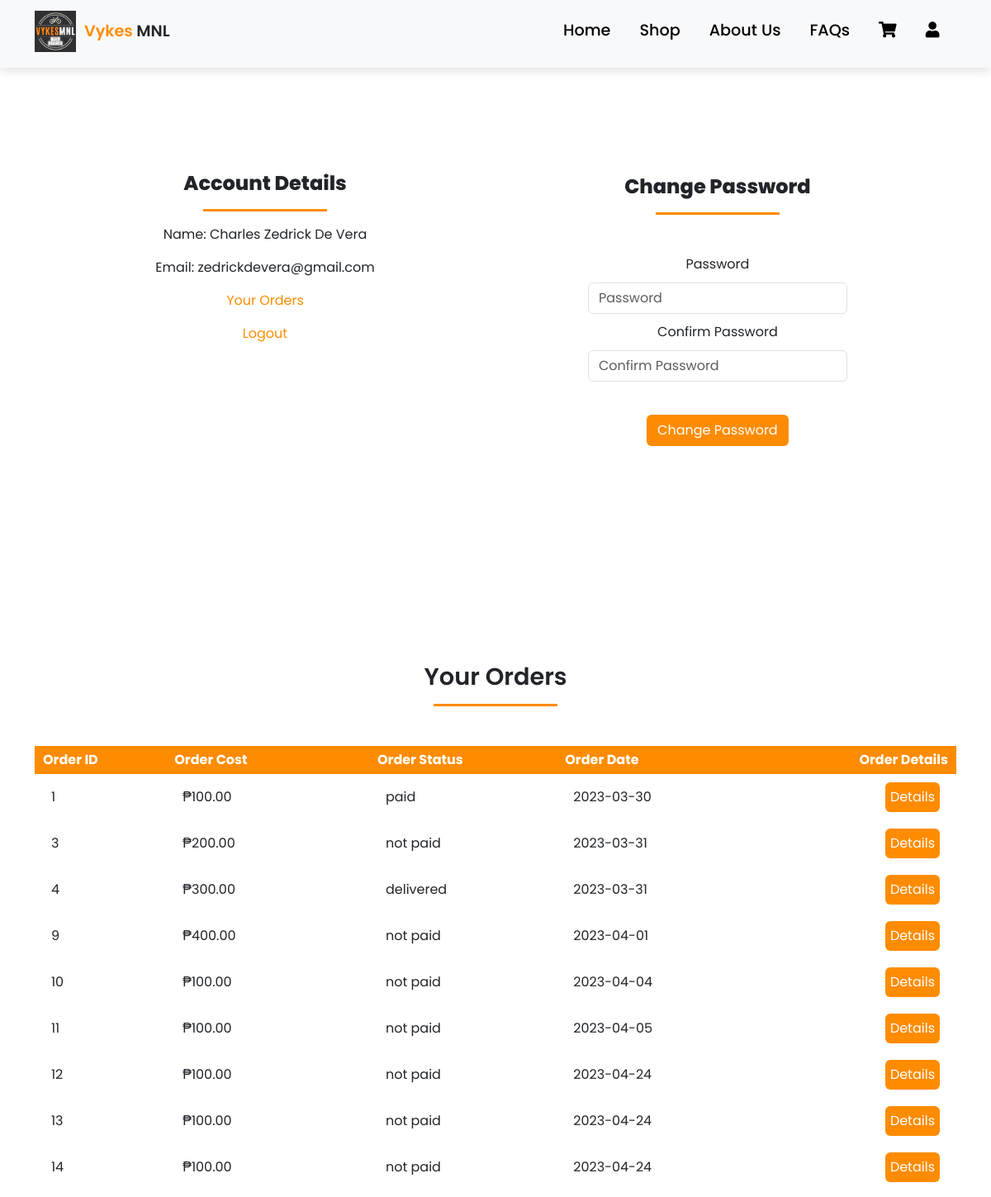
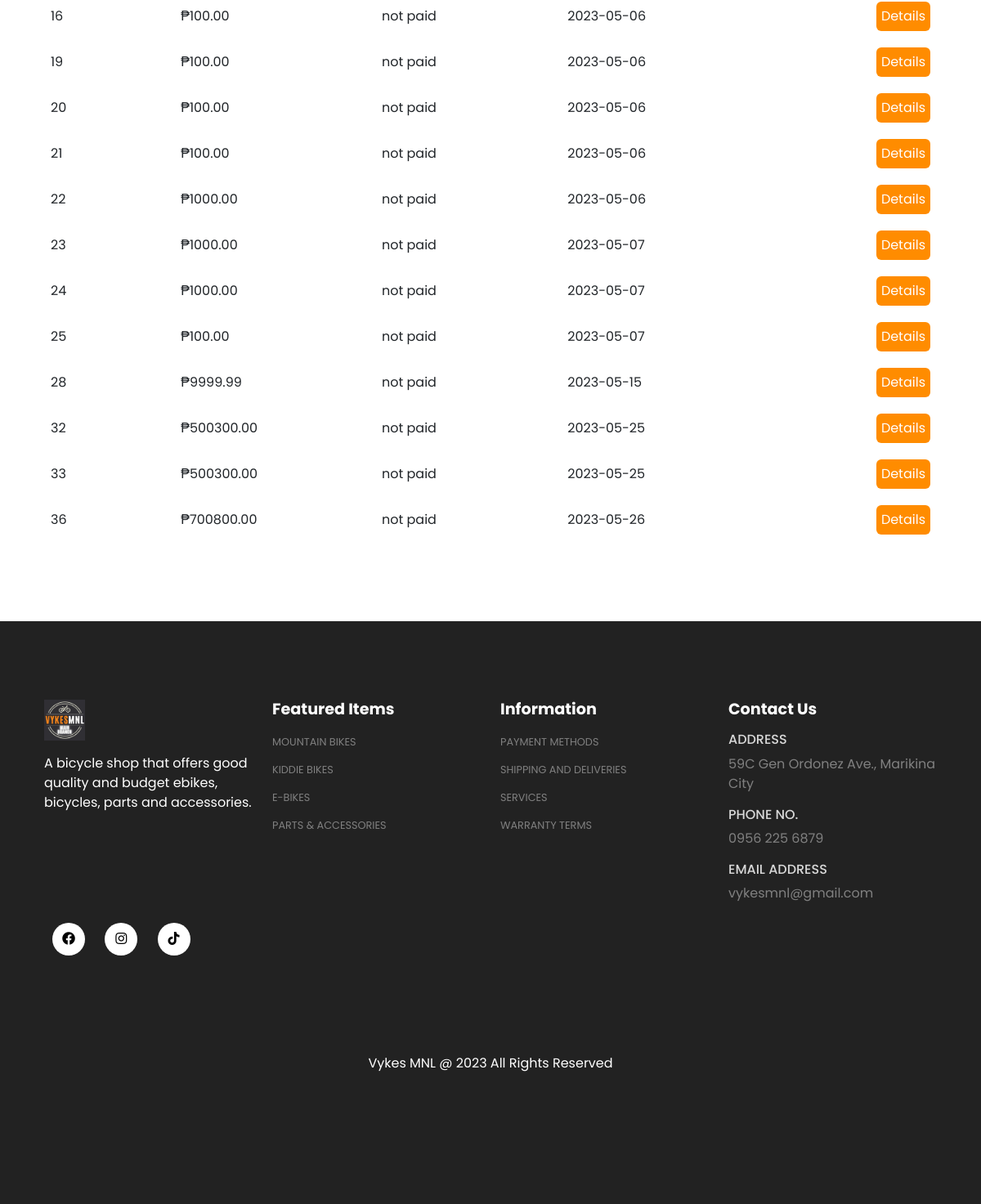
The app's page /account.php (signed in) with its own data (2 pictures, top to bottom).
### tables this page shows
CREATE TABLE `orders` (
  `order_id` int(11) NOT NULL,
  `wsname` varchar(250) NOT NULL,
  `wsphone` bigint(20) NOT NULL,
  `wsaddress` text NOT NULL,
  `wscourier` text NOT NULL,
  `order_cost` decimal(10,2) NOT NULL,
  `order_status` varchar(100) NOT NULL DEFAULT 'on_hold',
  `user_name` varchar(250) NOT NULL,
  `user_email` text NOT NULL,
  `user_id` int(11) NOT NULL,
  `user_phone` bigint(20) NOT NULL,
  `user_city` varchar(255) NOT NULL,
  `user_address` text NOT NULL,
  `user_landmark` text NOT NULL,
  `location_link` text NOT NULL,
  `payment_method` varchar(20) NOT NULL,
  `shipping_method` varchar(250) NOT NULL,
  `payment_image` varchar(250) NOT NULL,
  `order_date` date NOT NULL DEFAULT current_timestamp(),
  `shipping_fee` decimal(6,2) NOT NULL
);

### account.php (the view, shortened to what this page needs)
<?php
    include('layouts/header.php');
?>
<?php
include('server/connection.php');
if(isset($_SESSION['logged_in'])){
    if($_SESSION['user_type']=='user'){
    $user_id = $_SESSION['user_id'];
    $stmt = $conn->prepare("SELECT * FROM orders WHERE user_id = ?");
    $stmt->bind_param('i', $user_id);
    $stmt->execute();
    $orders = $stmt->get_result();
    }
}
?>
    <section class="my-5 py-5">
        <div class="row container mx-auto">
            <div class="text-center mt-5 pt-5 col-lg-6 col-md-12 col-sm-12">
                <h3 class="font-weight-bold">Account Details</h3>
                <hr class="mx-auto">
                <div class="account-info">
                    <p>Name: <span> <?php if(isset($_SESSION['user_name'])){echo $_SESSION['user_name'];} ?></span></p>
                    <p>Email: <span> <?php if(isset($_SESSION['user_email'])){echo $_SESSION['user_email'];} ?></span></p>
                    <p><a href="#orders" id="order-btn">Your Orders</a></p>
                    <p><a href="account.php?logout=1" id="logout-btn">Logout</a></p>
                </div>
            </div>
            <div class="col-lg-6 col-md-12 col-sm-12">
                <form action="account.php" method="POST" id="account-form">
                    <h3>Change Password</h3>
                    <hr class="mx-auto mb-5">
                    <div class="form-group">
                        <label for="">Password</label>
                        <input type="password" class="form-control" id="account-password" name="password" placeholder="Password" required>
                    </div>
                    <div class="form-group">
                        <label for="">Confirm Password</label>
                        <input type="password" class="form-control" id="account-confirm-password" name="confirmPassword" placeholder="Confirm Password" required>
                    </div>
                    <div class="form-group">
                        <input type="submit" class="btn" id="change-password-btn" name="change_password" value="Change Password">
                    </div>
                </form>
            </div>
        </div>
    </section>
    <section id="orders" class="orders container my-5 py-5">
        <div class="container mt-2">
            <h2 class="font-weight-bold text-center">Your Orders</h2>
            <hr class="mx-auto">
        </div>
        <table class="mt-5 pt-5">
            <tr>
                <th>Order ID</th>
                <th>Order Cost</th>
                <th>Order Status</th>
                <th>Order Date</th>
                <th>Order Details</th>
            </tr>
            <?php while($row = $orders->fetch_assoc()){ ?>
                <tr>
                    <td>
                        <span><?php echo $row['order_id']; ?></span>
                    </td>
                    <td>
                        <span>₱<?php echo $row['order_cost']; ?></span>
                    </td>
                    <td>
                        <span><?php echo $row['order_status']; ?></span>
                    </td>
                    <td>
                        <span><?php echo $row['order_date']; ?></span>
                    </td>
                    <td>
                        <form method="POST" action="order_details.php">
                            <input type="submit" class="btn order-details-btn" name="order_details_btn" value="Details">
                        </form>
                    </td>
                </tr>
            <?php }?>
        </table>
    </section>
    <?php include('layouts/footer.php'); ?>

### layouts/header.php (shortened to what this page needs)
<!DOCTYPE html>
<html lang="en">
<head>
    <link href="https://cdn.jsdelivr.net/npm/bootstrap@5.3.0-alpha2/dist/css/bootstrap.min.css" rel="stylesheet">
    <link rel="stylesheet" href="https://use.fontawesome.com/releases/v5.15.4/css/all.css"/>
    <link rel="stylesheet" href="assets/css/style.css">
    <link rel="stylesheet" href="https://cdn.jsdelivr.net/npm/bootstrap-icons@1.10.5/font/bootstrap-icons.css">
</head>
<body>
    <nav class="navbar navbar-expand-lg navbar-light bg-light py-3 fixed-top">
        <div class="container">
          <img class="logo" src="assets/imgs/logo.jpg">
          <h2 class="company"><span>Vykes </span>MNL</h2>
          <div class="collapse navbar-collapse nav-buttons" id="navbarSupportedContent">
            <ul class="navbar-nav me-auto mb-2 mb-lg-0">
              <li class="nav-item">
                <a class="nav-link" href="index.php">Home</a>
              </li>
              <li class="nav-item">
                <a class="nav-link" href="shop.php">Shop</a>
              </li>
              <li class="nav-item">
                <a class="nav-link" href="about.php">About Us</a>
              </li>
              <li class="nav-item">
                <a class="nav-link" href="faqs.php">FAQs</a>
              </li>
              <li class="nav-item">
                <a class="nav-link" href="cart.php">
                  <i class="fas fa-shopping-cart">
                  </i>
              </a>
              </li>
              <li class="nav-item">
                <a class="nav-link" href="account.php"><i class="fas fa-user"></i></a>
              </li>
          </div>
        </div>
    </nav>

### layouts/footer.php (shortened to what this page needs)
      <footer class="mt-5 py-5">
        <div class="row container mx-auto pt-5">
            <div class="footer-one col-lg-3 col-md-6 col-sm-12">
                <img class="logo" src="assets/imgs/logo.jpg">
                <p class="pt-3">A bicycle shop that offers good quality and budget ebikes, bicycles, parts and accessories.</p>
            </div>
            <div class="footer-one col-lg-3 col-md-6 col-sm-12">
                <h5 class="pb-2">Featured Items</h5>
                <ul class="text-uppercase">
                    <li><a href="#">Mountain Bikes</a></li>
                    <li><a href="#">Kiddie Bikes</a></li>
                    <li><a href="#">E-Bikes</a></li>
                    <li><a href="#">Parts & Accessories</a></li>
                </ul>
            </div>
            <div class="footer-one col-lg-3 col-md-6 col-sm-12">
                <h5 class="pb-2">Information</h5>
                <ul class="text-uppercase">
                    <li><a href="cash.php">Payment Methods</a></li>
                    <li><a href="del.php">Shipping and Deliveries</a></li>
                    <li><a href="services.php">Services</a></li>
                    <li><a href="warranty.php">Warranty Terms</a></li>
                </ul>
            </div>
            <div class="footer-one col-lg-3 col-md-6 col-sm-12">
                <h5 class="pb-2">Contact Us</h5>
                <div>
                    <h6 class="text-uppercase">Address</h6>
                    <p class="contact">59C Gen Ordonez Ave., Marikina City</p>
                </div>
                <div>
                    <h6 class="text-uppercase">Phone No.</h6>
                    <p class="contact">0956 225 6879</p>
                </div>
                <div>
                    <h6 class="text-uppercase">Email Address</h6>
                    <p class="contact">vykesmnl@gmail.com</p>
                </div>
            </div>
        </div>
        <div class="copyright mt-2">
            <div class="row container mx-auto">
                <div class="col-lg-6 col-md-6 col-sm-12 mb-4">
                    <a href="https://www.facebook.com/vykesmnl"><i class="fab fa-facebook"></i></a>
                    <a href="https://www.instagram.com/vykesmnl"><i class="fab fa-instagram"></i></a>
                    <a href="https://www.tiktok.com/vykesmnl"><i class="fab fa-tiktok"></i></a>
                </div>
            </div>
        </div>
        <div>
            <div class="text-center text-nowrap my-5 py-5">
                <p>Vykes MNL @ 2023 All Rights Reserved</p>
            </div>
        </div>
      </footer>
</body>
</html>

### assets/css/style.css (style rules this page uses)
* { margin: 0; padding: 0; box-sizing: border-box; }
body { font-family: 'Poppins', sans-serif; }
hr { width: 150px; height: 3px !important; opacity: 1 !important; background-color: darkorange; color: darkorange; }
h2 { font-size: 1.8rem; font-weight: 600; }
h3 { font-size: 1.5rem; font-weight: 800; }
h5 { font-size: 1rem; font-weight: 400; }
h6 { color: #d8d8d8; }
.logo { width: 50px; height: 50px; }
.nav-buttons { margin-left: 40%; }
.navbar { font-size: 10px; padding-top: .8rem !important; padding-bottom: 1.2rem !important; top: 0; left: 0; box-shadow: 0px 5px 10px rgba(0,0,0,0.1); }
.navbar .company { margin: 0px 10px; font-size: 1.2rem; }
.navbar .company span { color: darkorange; }
.navbar-light .navbar-nav .nav-link { padding: 0px 15px; color: black; transition: 0.4s ease; }
.navbar a { font-size: 1.2rem; padding: 0px 0.7px; transition: 0.4s ease; font-weight: 500; cursor: pointer; margin-left: 5px; }
Footer { background-color: #222222; }
Footer h5 { color: white; font-weight: 700; font-size: 1.2rem; }
footer ul { padding-left: 0; margin-left: 0; }
footer li { padding-bottom: 10px; list-style: none; }
footer li a { font-size: 0.8rem; color: gray; text-decoration: none; }
footer .copyright a { color: black; height: 40px; width: 40px; background-color: white; display: inline-block; text-align: center; line-height: 40px; border-radius: 50%; transition: 0.3s ease; margin: 0px 10px; }
footer p { color: white; }
footer .contact { color:gray; }
td:last-child { text-align: right; }
th:last-child { text-align: right; }
#account-form { width: 70%; margin: 70px; text-align: center; padding: 30px; }
#account-form input { margin: 10px auto; }
#account-form #change-password-btn { margin-top: 30px; background-color: darkorange; color: white; }
.account-info #order-btn, #logout-btn { color: darkorange; text-decoration: none; }
.orders table { width: 100%; border-collapse: collapse; }
.orders th { padding: 5px 10px; color: white; background-color: darkorange; }
.orders th:nth-child(2) { padding: 5px 10px; color: white; background-color: darkorange; }
.orders td { padding: 10px 20px; }
.orders .order-details-btn { padding: 5px;; background-color: darkorange; color: white; }
img { vertical-align: middle; }

### records on screen
orders: order_id "1", order_cost "100.00", order_status "paid", order_date "2023-03-30"
orders: order_id "3", order_cost "200.00", order_status "not paid", order_date "2023-03-31"
orders: order_id "4", order_cost "300.00", order_status "delivered", order_date "2023-03-31"
orders: order_id "9", order_cost "400.00", order_status "not paid", order_date "2023-04-01"
orders: order_id "10", order_cost "100.00", order_status "not paid", order_date "2023-04-04"
orders: order_id "11", order_cost "100.00", order_status "not paid", order_date "2023-04-05"
orders: order_id "12", order_cost "100.00", order_status "not paid", order_date "2023-04-24"
orders: order_id "13", order_cost "100.00", order_status "not paid", order_date "2023-04-24"
orders: order_id "14", order_cost "100.00", order_status "not paid", order_date "2023-04-24"
orders: order_id "16", order_cost "100.00", order_status "not paid", order_date "2023-05-06"
orders: order_id "19", order_cost "100.00", order_status "not paid", order_date "2023-05-06"
orders: order_id "20", order_cost "100.00", order_status "not paid", order_date "2023-05-06"
orders: order_id "21", order_cost "100.00", order_status "not paid", order_date "2023-05-06"
orders: order_id "22", order_cost "1000.00", order_status "not paid", order_date "2023-05-06"
orders: order_id "23", order_cost "1000.00", order_status "not paid", order_date "2023-05-07"
orders: order_id "24", order_cost "1000.00", order_status "not paid", order_date "2023-05-07"
orders: order_id "25", order_cost "100.00", order_status "not paid", order_date "2023-05-07"
orders: order_id "28", order_cost "9999.99", order_status "not paid", order_date "2023-05-15"
orders: order_id "32", order_cost "500300.00", order_status "not paid", order_date "2023-05-25"
orders: order_id "33", order_cost "500300.00", order_status "not paid", order_date "2023-05-25"
orders: order_id "36", order_cost "700800.00", order_status "not paid", order_date "2023-05-26"

### other values on screen
$_SESSION['user_name'] "Charles Zedrick De Vera"
$_SESSION['user_email'] "zedrickdevera@gmail.com"
